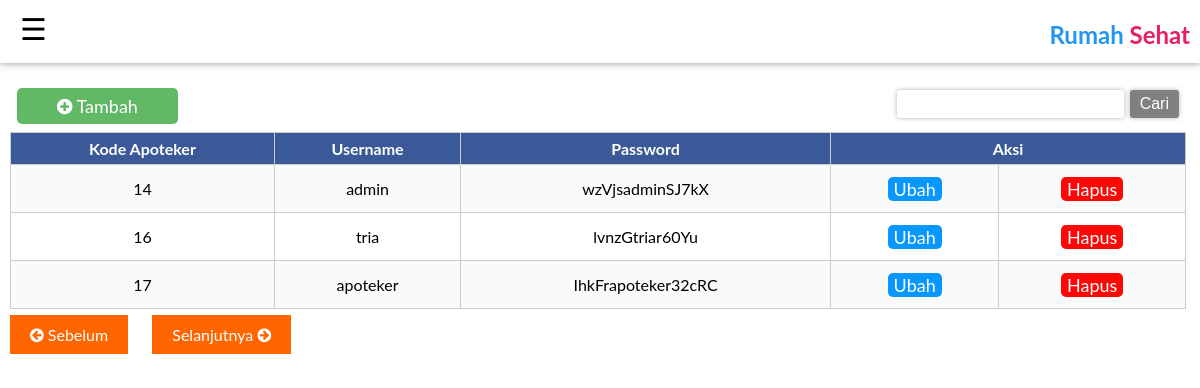
Page /apoteker/apoteker.php on the committed database.
### tables this page shows
CREATE TABLE `tb_apoteker` (
  `kd_apoteker` int(50) NOT NULL,
  `username` varchar(100) NOT NULL,
  `password` varchar(100) NOT NULL
);

### apoteker/apoteker.php (the view, shortened to what this page needs)
<?php require_once('../Connections/koneksi.php'); ?>
<?php
$currentPage = $_SERVER["PHP_SELF"];
$maxRows_Recordset1 = 10;
$pageNum_Recordset1 = 0;
$startRow_Recordset1 = $pageNum_Recordset1 * $maxRows_Recordset1;
$query_Recordset1 = "SELECT * FROM tb_apoteker";
$query_limit_Recordset1 = sprintf("%s LIMIT %d, %d", $query_Recordset1, $startRow_Recordset1, $maxRows_Recordset1);
$Recordset1 = mysql_query($query_limit_Recordset1, $koneksi) or die(mysql_error());
$row_Recordset1 = mysql_fetch_assoc($Recordset1);
if (isset($_GET['totalRows_Recordset1'])) {
  $totalRows_Recordset1 = $_GET['totalRows_Recordset1'];
} else {
  $all_Recordset1 = mysql_query($query_Recordset1);
  $totalRows_Recordset1 = mysql_num_rows($all_Recordset1);
}
$totalPages_Recordset1 = ceil($totalRows_Recordset1/$maxRows_Recordset1)-1;
$queryString_Recordset1 = "";
$queryString_Recordset1 = sprintf("&totalRows_Recordset1=%d%s", $totalRows_Recordset1, $queryString_Recordset1);
?>
<!DOCTYPE html PUBLIC "-//W3C//DTD XHTML 1.0 Transitional//EN" "http://www.w3.org/TR/xhtml1/DTD/xhtml1-transitional.dtd">
<html xmlns="http://www.w3.org/1999/xhtml">
<head>
	<link href="css/sidebar.css" rel="stylesheet">
	<link href="../css/font-awesome.min.css" rel="stylesheet" type="text/css" />
	<link href="css/css.css" rel="stylesheet">
</head>
<body>
<?php include"header.php";?>
<div class="content-admin" style="overflow-x:auto;">
<div style="float:left;margin:15px;">
   <a class="tambah" href="input-apoteker.php"><i class="fa fa-plus-circle"></i> Tambah</a>
 </div>
 <div style="float:right;margin:0px 19px;">
   <form id="form1" name="form1" method="post" action="cariapoteker.php">
      <input type="text" name="cariapo" id="textfield" />
      <input type="submit" name="button" id="button" value="Cari" />
    </form>
  </div>
    <br>
<table>
<?php
function RandomString($length) {
    $original_string = array_merge(range(0,10), range('a','z'), range('A', 'Z'));
    $original_string = implode("", $original_string);
    return substr(str_shuffle($original_string), 0, $length);
}
?>
  <tr>
    <th>Kode Apoteker</th>
    <th>Username</th>
    <th>Password</th>
    <th colspan="2">Aksi</th>
  </tr>
  <?php do { ?>
    <tr>
      <td><?php echo $row_Recordset1['kd_apoteker']; ?></td>
      <td style="padding:10px;"><?php echo $row_Recordset1['username']; ?></td>
      <td style="padding:10px;"><?php echo RandomString(5); ?><?php echo $row_Recordset1['password']; ?><?php echo RandomString(5); ?></td>
      <td style="padding:10px;"><a class="ubah" href="update-apoteker.php?kd_apoteker=<?php echo $row_Recordset1['kd_apoteker']; ?>"> Ubah</a></td>
      <td style="padding:10px;"><a class="hapus" href="delete-apoteker.php?kd_apoteker=<?php echo $row_Recordset1['kd_apoteker']; ?>" onclick="return confirm('Apakah anda ingin menghapus data ini');">Hapus</a></td>
    </tr>
    <?php } while ($row_Recordset1 = mysql_fetch_assoc($Recordset1)); ?>
</table>
<p>
	<a class="pagination" href="<?php printf("%s?pageNum_Recordset1=%d%s", $currentPage, max(0, $pageNum_Recordset1 - 1), $queryString_Recordset1); ?>"><i class="fa fa-arrow-circle-left"></i> Sebelum</a>
	<a class="pagination" href="<?php printf("%s?pageNum_Recordset1=%d%s", $currentPage, min($totalPages_Recordset1, $pageNum_Recordset1 + 1), $queryString_Recordset1); ?>">Selanjutnya <i class="fa fa-arrow-circle-right"></i></a>
</p>
</div>
</body>
</html>

### apoteker/css/sidebar.css (style rules this page uses)
body { font-family: "Lato", sans-serif; margin:0px; }
a { text-decoration:none; }
.content-admin { width: 100%; height: auto; background-color:#fff; margin:80px 0px; float: left; }

### apoteker/css/css.css (style rules this page uses)
a { text-decoration:none; }
input[type="submit"],input[type="reset"],button,input[type="radio"] { cursor:pointer; margin:0px 2px; background-color:grey; color:#fff; -webkit-transition:background 1s; padding:5px 10px; }
.tambah { cursor:pointer; margin:2px 2px; -webkit-transition:background 1s; background:rgba(76, 175, 80, 0.88); color:white; font-size:18px; padding:7px 40px; border-radius:5px; }
.ubah { cursor:pointer; -webkit-transition:background 1s; background:rgba(7, 151, 255, 1); color:white; text-align:center; font-size:18px; border-radius:5px; padding:1px 6px; }
.hapus { cursor:pointer; text-align:center; -webkit-transition:background 1s; background:rgba(255, 7, 7, 1); color:white; padding:1px 6px; font-size:18px; border-radius:5px; }
input,textarea,select,button,.submit-data { font-family: Verdana,sans-serif; border-radius: 3px; padding: 5px 10px; margin: 10px 0px; border: 0; box-shadow: 0px 0px 5px 0px rgba(0,0,0,0.3); font-size: 16px; box-sizing: border-box; }
table { border-collapse: collapse; font-size: 16px; margin:10px; background:#fff; border-radius:5px; width:98%; }
table tr td { padding: 14px 5px; text-align: center; border: solid 1px #ccc; }
table th { padding:6px 5px; border:solid 1px #ccc; background:#3B5998; color:#fff; }
tr:nth-child(even) { background-color: rgba(230,230,230,0.2); }
.pagination { width:100px; height:auto; padding:10px 20px; margin:0px 10px; background:#ff6600; color:#fff; }

### rows in the picture
tb_apoteker: kd_apoteker "14", username "admin", RandomString "wzVjs", password "admin", RandomString "SJ7kX"
tb_apoteker: kd_apoteker "16", username "tria", RandomString "lvnzG", password "tria", RandomString "r60Yu"
tb_apoteker: kd_apoteker "17", username "apoteker", RandomString "IhkFr", password "apoteker", RandomString "32cRC"
